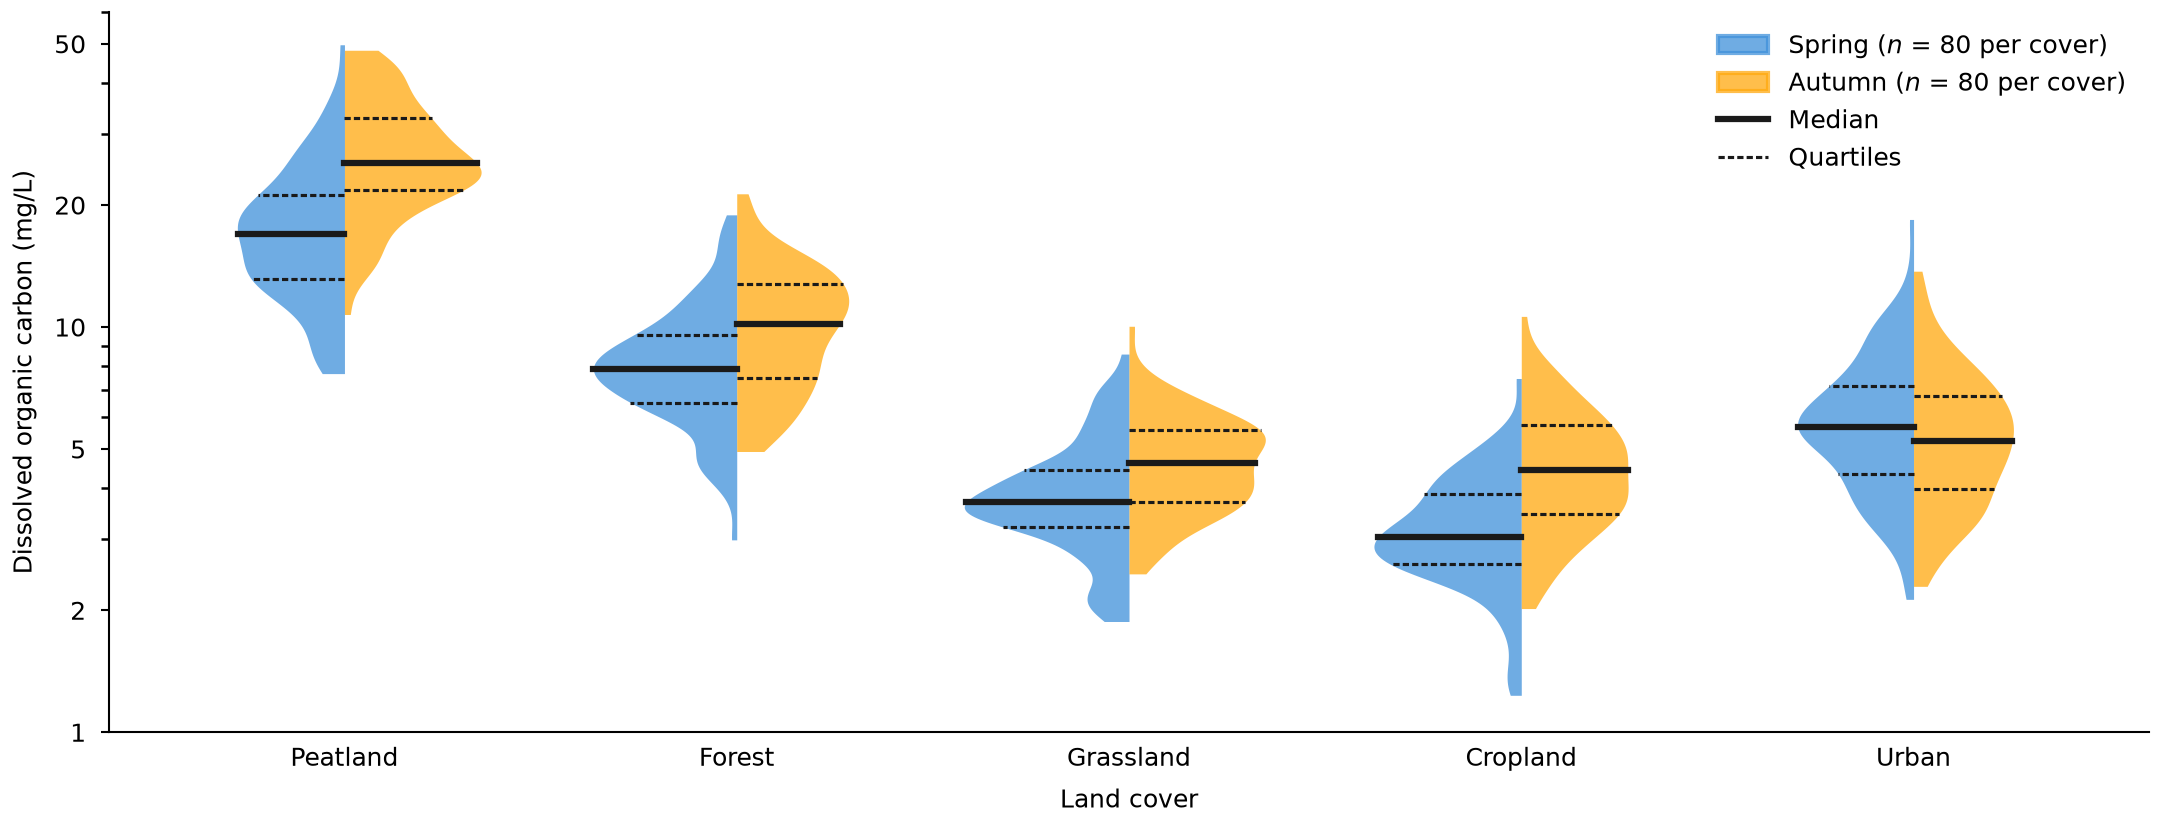

Here is the Python script that generated this plot:
"""Split violin plot: two conditions as the left and right halves of one violin per category.

Synthetic stream samples in two seasons; writes snippet.png next to this file.
"""

import os
from pathlib import Path

import matplotlib.pyplot as plt
import numpy as np
from matplotlib.patches import Patch

MM = 1 / 25.4
STYLE_DIR = Path(__file__).resolve().parent / "../../../styles"
COVERS = ["Peatland", "Forest", "Grassland", "Cropland", "Urban"]
# Condition, color, side (-1 left, +1 right), and log-normal median (mg/L) per cover.
CONDITIONS = [
    ("Spring", "C0", -1, [18.0, 7.5, 4.0, 3.2, 5.5]),
    ("Autumn", "C1", +1, [26.0, 10.0, 4.6, 4.4, 5.0]),
]
SPREAD = 0.35  # log-normal sigma
N = 80  # samples per cover and condition
HALF_WIDTH = 0.42  # widest half across the whole plot, in category units


def kernel_density(values, grid):
    """Gaussian kernel density with Silverman's bandwidth."""
    spread = min(values.std(ddof=1), np.subtract(*np.percentile(values, [75, 25])) / 1.34)
    bandwidth = 0.9 * spread * values.size ** (-1 / 5)
    z = (grid[:, None] - values[None, :]) / bandwidth
    return np.exp(-0.5 * z**2).sum(axis=1) / (values.size * bandwidth * np.sqrt(2 * np.pi))


def half_outlines(samples):
    """Grid and density for every half, cut at the observed range.

    The density is estimated on log10 values to match the log y-axis; the grid is
    returned in data units.
    """
    outlines = {}
    for key, values in samples.items():
        logs = np.log10(values)
        grid = np.linspace(logs.min(), logs.max(), 200)
        outlines[key] = (10**grid, kernel_density(logs, grid))
    return outlines


def split_violin(ax, samples):
    outlines = half_outlines(samples)
    # One scale for all halves: the highest density anywhere gets HALF_WIDTH.
    scale = HALF_WIDTH / max(density.max() for _, density in outlines.values())
    for condition, color, side, _ in CONDITIONS:
        for x, cover in enumerate(COVERS):
            grid, density = outlines[condition, cover]
            width = side * scale * density
            ax.fill_betweenx(grid, x, x + width, color=color, alpha=0.75, linewidth=0)
            values = samples[condition, cover]
            for q, style in ((25, (0, (2, 1))), (50, "-"), (75, (0, (2, 1)))):
                y = np.percentile(values, q)
                ax.plot([x, x + np.interp(y, grid, width)], [y, y], color="0.1",
                        linewidth=plt.rcParams["lines.linewidth"] * (1 if q == 50 else 0.5), linestyle=style)
    ax.set_xticks(range(len(COVERS)), labels=COVERS)
    ax.tick_params(axis="x", length=0)
    ax.set_xlim(-0.6, len(COVERS) - 0.4)
    ax.set_yscale("log")
    ticks = [1, 2, 5, 10, 20, 50]
    ax.set_yticks(ticks, labels=[str(t) for t in ticks])
    ax.set_ylim(1, 60)
    ax.set(xlabel="Land cover", ylabel="Dissolved organic carbon (mg/L)")
    handles = [Patch(color=color, alpha=0.75, label=f"{condition} ($n$ = {N} per cover)")
               for condition, color, _, _ in CONDITIONS]
    handles.append(plt.Line2D([], [], color="0.1", label="Median"))
    handles.append(plt.Line2D([], [], color="0.1", linestyle=(0, (2, 1)),
                              lw=0.5 * plt.rcParams["lines.linewidth"], label="Quartiles"))
    ax.legend(handles=handles, loc="upper right", frameon=False)


def main():
    rng = np.random.default_rng(17)
    samples = {(condition, cover): rng.lognormal(np.log(median), SPREAD, N)
               for condition, _, _, medians in CONDITIONS
               for cover, median in zip(COVERS, medians)}
    default = STYLE_DIR / "default.mplstyle"
    sheets = [default] if default.is_file() else []
    if selected := os.environ.get("CEDALION_STYLE"):
        sheet = Path(selected).expanduser()
        sheets.append(sheet if sheet.is_file() else STYLE_DIR / (selected.removesuffix(".mplstyle") + ".mplstyle"))
    width_mm = float(os.environ.get("CEDALION_WIDTH_MM", 183))
    with plt.style.context(sheets):
        fig, ax = plt.subplots(figsize=(width_mm * MM, 70 * MM), layout="constrained")
        split_violin(ax, samples)
        fig.savefig(os.environ.get("CEDALION_SNIPPET_PNG", Path(__file__).with_name("snippet.png")), dpi=300)
        plt.close(fig)


if __name__ == "__main__":
    main()
